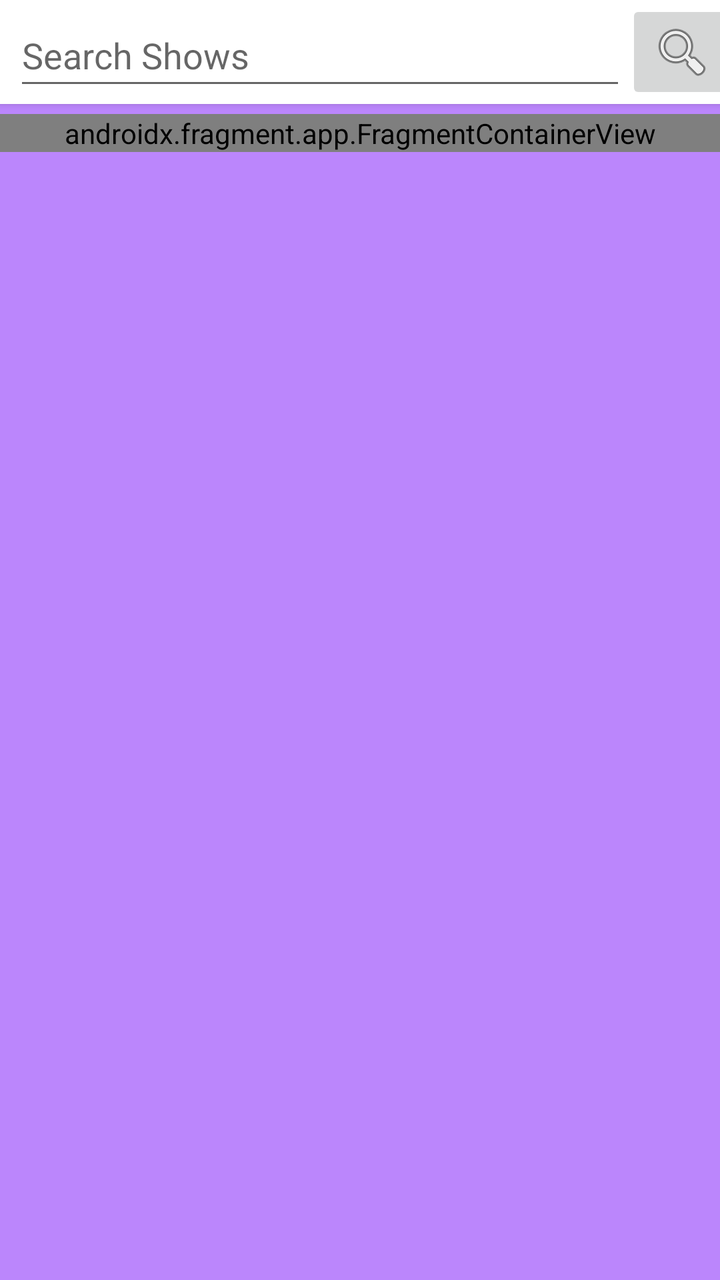
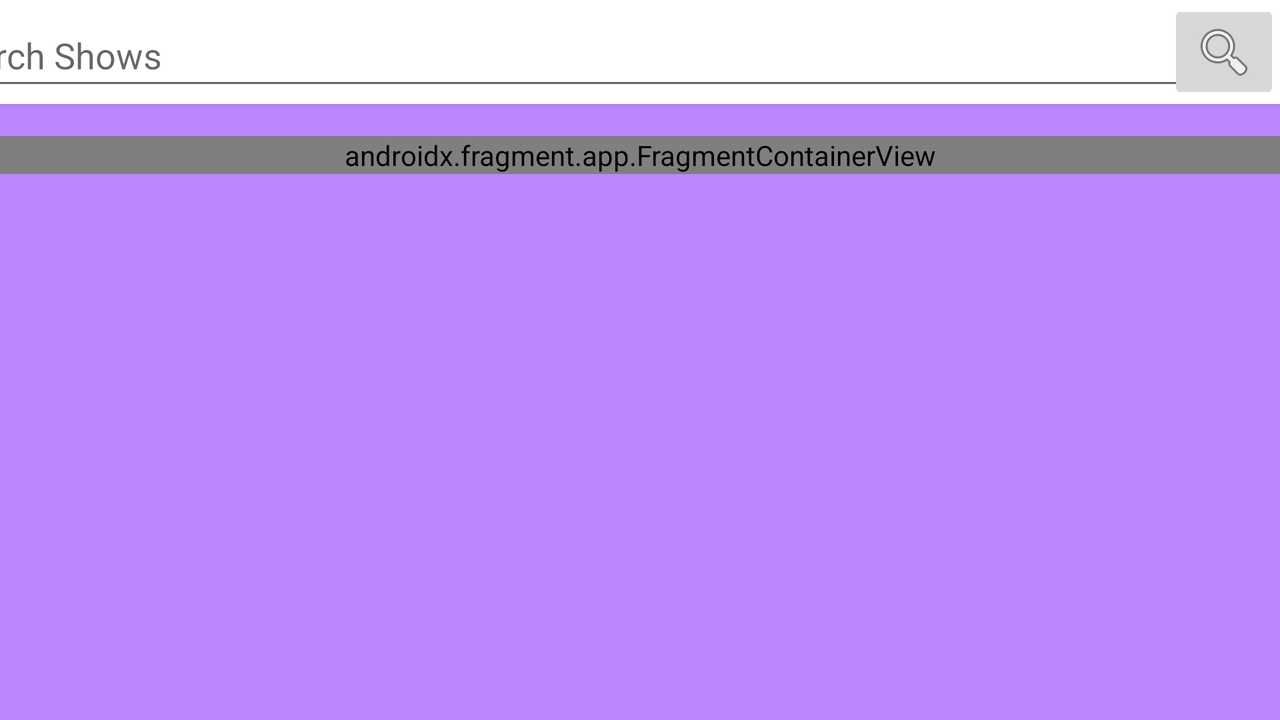

Two renders of one Android screen. The first uses the default layout on a phone; the second uses the alternative layout the repository ships for a different screen configuration, on a matching device. The two XML files are below.
<!-- AndroidManifest.xml: application theme Theme.ShowFlix -->
<!-- res/layout/activity_main.xml -->
<?xml version="1.0" encoding="utf-8"?>
<androidx.constraintlayout.widget.ConstraintLayout xmlns:android="http://schemas.android.com/apk/res/android"
    xmlns:app="http://schemas.android.com/apk/res-auto"
    xmlns:tools="http://schemas.android.com/tools"
    android:layout_width="match_parent"
    android:layout_height="match_parent"
    android:background="@color/purple_200"
    tools:context=".ui.MainActivity">

    <androidx.constraintlayout.widget.ConstraintLayout
        android:id="@+id/searchContainer"
        android:layout_width="match_parent"
        android:layout_height="wrap_content"
        android:background="@color/white"
        android:elevation="@dimen/cardview_default_elevation"
        app:layout_constraintTop_toTopOf="parent">

        <ImageButton
            android:id="@+id/searchButton"
            android:layout_width="wrap_content"
            android:layout_height="wrap_content"
            app:layout_constraintBottom_toBottomOf="@+id/searchText"
            app:layout_constraintEnd_toEndOf="parent"
            app:layout_constraintHorizontal_bias="0.5"
            app:layout_constraintStart_toEndOf="@+id/searchText"
            app:layout_constraintTop_toTopOf="@+id/searchText"
            app:srcCompat="@android:drawable/ic_menu_search"
            tools:ignore="SpeakableTextPresentCheck" />

        <EditText
            android:id="@+id/searchText"
            android:layout_width="306dp"
            android:layout_height="48dp"
            android:layout_marginStart="16dp"
            android:ems="10"
            android:hint="Search Shows"
            android:inputType="text"
            android:minHeight="48dp"
            app:layout_constraintBottom_toBottomOf="parent"
            app:layout_constraintEnd_toStartOf="@+id/searchButton"
            app:layout_constraintHorizontal_bias="0.5"
            app:layout_constraintHorizontal_chainStyle="spread_inside"
            app:layout_constraintStart_toStartOf="parent"
            app:layout_constraintTop_toTopOf="parent" />

    </androidx.constraintlayout.widget.ConstraintLayout>

    <androidx.fragment.app.FragmentContainerView
        android:id="@+id/fragmentContainerView"
        android:name="androidx.navigation.fragment.NavHostFragment"
        android:layout_width="match_parent"
        android:layout_height="wrap_content"
        android:layout_marginTop="5dp"
        android:layout_marginBottom="16dp"
        app:defaultNavHost="true"
        app:layout_constraintBottom_toBottomOf="parent"
        app:layout_constraintEnd_toEndOf="parent"
        app:layout_constraintHorizontal_bias="0.0"
        app:layout_constraintStart_toStartOf="parent"
        app:layout_constraintTop_toBottomOf="@+id/searchContainer"
        app:layout_constraintVertical_bias="0.0"
        app:navGraph="@navigation/nav_graph" />

</androidx.constraintlayout.widget.ConstraintLayout>
<!-- resources referenced by this layout -->
<resources>
  <style name="Theme.ShowFlix" parent="Theme.MaterialComponents.DayNight.DarkActionBar">
          
          <item name="colorPrimary">@color/purple_500</item>
          <item name="colorPrimaryVariant">@color/purple_700</item>
          <item name="colorOnPrimary">@color/white</item>
          
          <item name="colorSecondary">@color/teal_200</item>
          <item name="colorSecondaryVariant">@color/teal_700</item>
          <item name="colorOnSecondary">@color/black</item>
          
          <item name="android:statusBarColor" tools:targetApi="l">?attr/colorPrimaryVariant</item>
          
      </style>
</resources>
<!-- res/layout-land/activity_main.xml (the repository's variant of the layout above) -->
<!-- drawn on the phone turned sideways -->
<?xml version="1.0" encoding="utf-8"?>
<androidx.constraintlayout.widget.ConstraintLayout xmlns:android="http://schemas.android.com/apk/res/android"
    xmlns:app="http://schemas.android.com/apk/res-auto"
    xmlns:tools="http://schemas.android.com/tools"
    android:layout_width="match_parent"
    android:layout_height="match_parent"
    android:background="@color/purple_200"
    tools:context=".ui.MainActivity">

    <androidx.constraintlayout.widget.ConstraintLayout
        android:id="@+id/searchContainer"
        android:layout_width="match_parent"
        android:layout_height="wrap_content"
        android:background="@color/white"
        android:elevation="@dimen/cardview_default_elevation"
        app:layout_constraintTop_toTopOf="parent">

        <EditText
            android:id="@+id/searchText"
            android:layout_width="674dp"
            android:layout_height="wrap_content"
            android:layout_marginStart="16dp"
            android:ems="10"
            android:hint="Search Shows"
            android:inputType="text"
            android:minHeight="48dp"
            app:layout_constraintBottom_toBottomOf="parent"
            app:layout_constraintEnd_toStartOf="@+id/searchButton"
            app:layout_constraintStart_toStartOf="parent"
            app:layout_constraintTop_toTopOf="parent" />

        <ImageButton
            android:id="@+id/searchButton"
            android:layout_width="wrap_content"
            android:layout_height="wrap_content"
            app:layout_constraintBottom_toBottomOf="@+id/searchText"
            app:layout_constraintEnd_toEndOf="parent"
            app:layout_constraintTop_toTopOf="@+id/searchText"
            app:srcCompat="@android:drawable/ic_menu_search" />

    </androidx.constraintlayout.widget.ConstraintLayout>

    <androidx.fragment.app.FragmentContainerView
        android:id="@+id/fragmentContainerView"
        android:name="androidx.navigation.fragment.NavHostFragment"
        android:layout_width="match_parent"
        android:layout_height="wrap_content"
        android:layout_marginTop="16dp"
        android:layout_marginBottom="16dp"
        app:defaultNavHost="true"
        app:layout_constraintBottom_toBottomOf="parent"
        app:layout_constraintEnd_toEndOf="parent"
        app:layout_constraintHorizontal_bias="0.0"
        app:layout_constraintStart_toStartOf="parent"
        app:layout_constraintTop_toBottomOf="@+id/searchContainer"
        app:layout_constraintVertical_bias="0.0"
        app:navGraph="@navigation/nav_graph" />

</androidx.constraintlayout.widget.ConstraintLayout>
